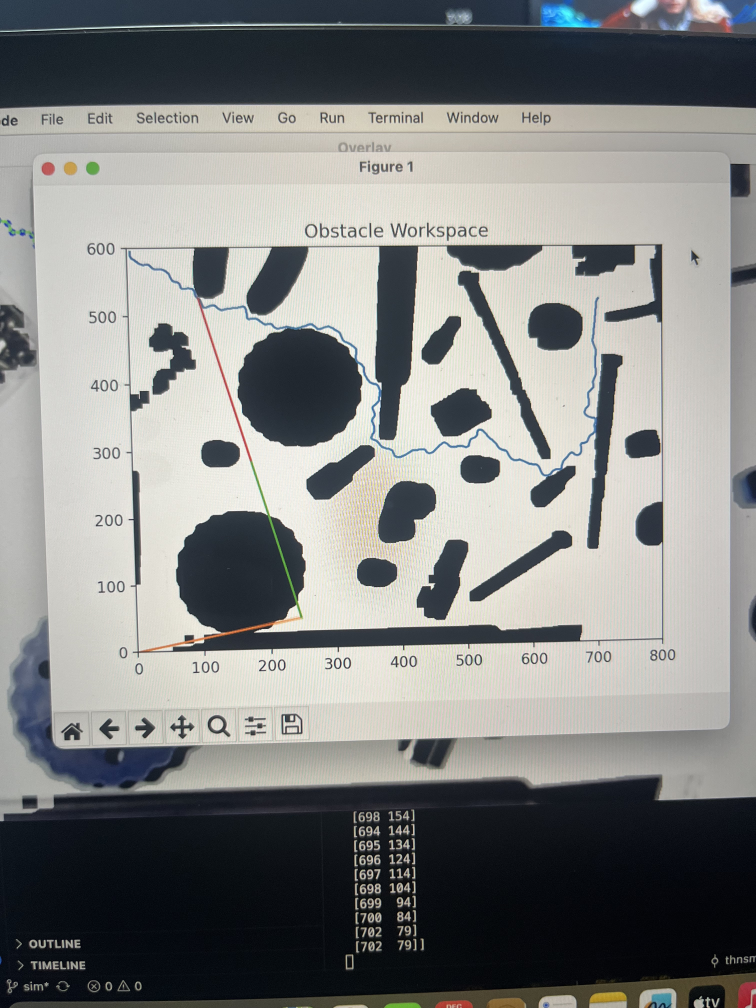
#> input picture RRT-Examples/78720538593__87F917ED-90E0-4420-9078-08B79D795CD7.jpeg, 3024 x 4032 px, given in place of the camera (shown at 1/4 size)
$ python ObstacleDetection.py
#> lines starting #> are read from the running program, lines starting #| are printed output that depends on the picture; after the words box and inside, x2 and y2 are one past the last pixel; in counts of white or black regions, pixels touching at a corner belong together
### Morphology.py
# Morphology function for obstacle mask written by Krish

import numpy as np
import cv2

def improve_obstacle_mask(fg_mask, min_contour_area = 100):
    """
    Applying morphology operations to clean up the obstacle detection
    1. Opening - removes small noise spots (erosion -> dilation)
    2. Closing - fills in holes in obstacles (dilation -> erosion)
    3. Dilation - Adds safety margin around obstacles
    4. Contour filtering - Removes artifacts below minimum area
    References: https://docs.opencv.org/4.x/d9/d61/tutorial_py_morphological_ops.html,
    https://www.geeksforgeeks.org/python/image-segmentation-using-morphological-operation/
    https://www.geeksforgeeks.org/python/find-and-draw-contours-using-opencv-python/
    """
    # Create the kernel
    kernel = np.ones((5,5), np.uint8)

    # 1. Opening: Erosion makes small noise disappear, dilation keeps real obstacles
    mask_open = cv2.morphologyEx(fg_mask, cv2.MORPH_OPEN, kernel, iterations=1)
    # 2. Closing: Dilation to fill holes, erosion to maintain obstacle shape
    mask_close = cv2.morphologyEx(mask_open, cv2.MORPH_CLOSE, kernel, iterations=2)
    # 3. Dilation: make obstacles slightly bigger so robot maintains collision-free path
    mask_safe = cv2.dilate(mask_close, kernel, iterations=2)
    # 4. Contour filtering: removes small artifacts
    contours, _ = cv2.findContours(mask_safe, cv2.RETR_EXTERNAL, cv2.CHAIN_APPROX_SIMPLE)

    # Empty mask and loop to maintain contours above minimum threshold
    mask_clean = np.zeros_like(mask_safe)
    for contour in contours:
        contour_area = cv2.contourArea(contour)
        if contour_area > min_contour_area:
            cv2.drawContours(mask_clean, [contour], -1, 255, thickness=-1)

    return mask_clean

### robot_kinematics.py

import numpy as np
import cv2

# Robot model
class Robot3R:
    def __init__(self, link_lengths, base_position):
        self.L1 = link_lengths[0]
        self.L2 = link_lengths[1]
        self.L3 = link_lengths[2]
        self.base_x, self.base_y = base_position

        print(f" Robot initialized:")
        print(f" Link 1: {self.L1} pixels")
        print(f" Link 2: {self.L2} pixels")
        print(f" Link 3: {self.L3} pixels")
        print(f" Base: ({self.base_x}, {self.base_y})")
    # FK
    # [52 lines left out: functions forward_kinematics, inverse_kinematics, not called in this run]

### ObstacleDetection.py
import cv2
import numpy as np
import matplotlib.pyplot as plt
from scipy.interpolate import CubicSpline
from RRT import rrt
from robot_kinematics import Robot3R
from Morphology import improve_obstacle_mask
from PD_control import simulate, analyze_results
import time

#I love boolean flags
capture = False #creating capture variable to be used for running single frame into RRT
dispFPS = False #display FPS debug option for tuning sampling frequency using fps
#to compare runtimes
Planned = False
sim = False
run_pd = True # True to activate PD control, false to turn off
capturedOM = None
robot = Robot3R(link_lengths=[250, 250, 250],base_position=(0, 0))
#initializing robot params *can be changed
goal = None
path = None
bestPath = None
RRT_samples = 50 #initializing num of samples output from RRT used to pick best option
step_size = 10 #step size for distance between nodes in RRT
#tuning notes: FPS average remained same between 25-200 and only saw slight
#drop off at 10. At sample size 5 avg fps = 13 and 10 fps = 15. 25 fps ~= 16
#global vars needed for scope

def flipCVCoords(x,y): #flipping y coords so plot matches cv coords
    return int(x), int(600-y)

# [24 lines left out: functions SplineInterpolate, mouse_callback, not called in this run]
#function and RRT courtesy of https://github.com/nimRobotics/RRT/blob/master/rrt.py
cv2.namedWindow("Overlay")
cv2.setMouseCallback("Overlay", mouse_callback)
cap = cv2.VideoCapture(0)
cap.set(cv2.CAP_PROP_FRAME_WIDTH,  720)
cap.set(cv2.CAP_PROP_FRAME_HEIGHT, 720)

#Locks resolution at 720p (from logi c270 - stays same for all cameras)

start = (5,5)
#define home position (can be in terms of h,w for ratios)

Threshold = 30  #Threshold identifies what is an object and what is not, 20-30 suggested range from doc but will be testable
overlayStrength = 0.3 #Strength of overlay color on detected obstacles, 0-1 range

if dispFPS:
    prev_time = time.time()
    fps = 0.0
    fpsarr = []
while True:
    ret, frame = cap.read()
#> frame is the input picture: shape (4032, 3024, 3); mean B, G, R 129.7, 131.1, 129.9
    #Reads next frames continously
    if not ret:
        break

    blur = cv2.GaussianBlur(frame, (5,5), 0)
    color_hsv = cv2.cvtColor(blur, cv2.COLOR_BGR2HSV)
#> color_hsv: shape (4032, 3024, 3); mean H, S, V 63.2, 49.3, 136.6
    white = cv2.inRange(color_hsv, (0,0,50), (180,40,255))
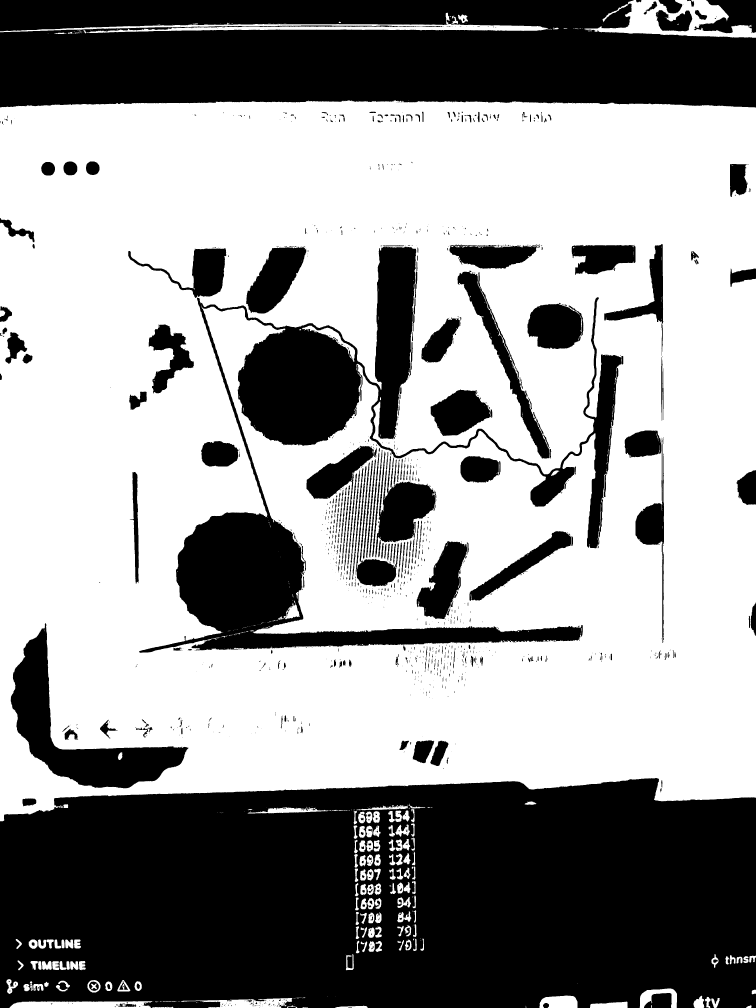
#> white: shape (4032, 3024) (shown at 1/4 size); 58.7% white; 1343 black regions (853 under 20 px), largest, box (x1, y1, x2, y2) and area: (0, 3112, 3024, 4032) 2488957, (0, 0, 3024, 430) 1135556, (556, 987, 2493, 2611) 656812
    fg_mask = cv2.bitwise_not(white)

    #implementing improve obstacle mask function to clean up mask using morphology
    obstacle_mask = fg_mask.copy()
    obstacle_mask = improve_obstacle_mask(obstacle_mask)
#> in improve_obstacle_mask, `mask_close = cv2.morphologyEx(mask_open, cv2.MORPH_CLOSE, kernel, iter..`:
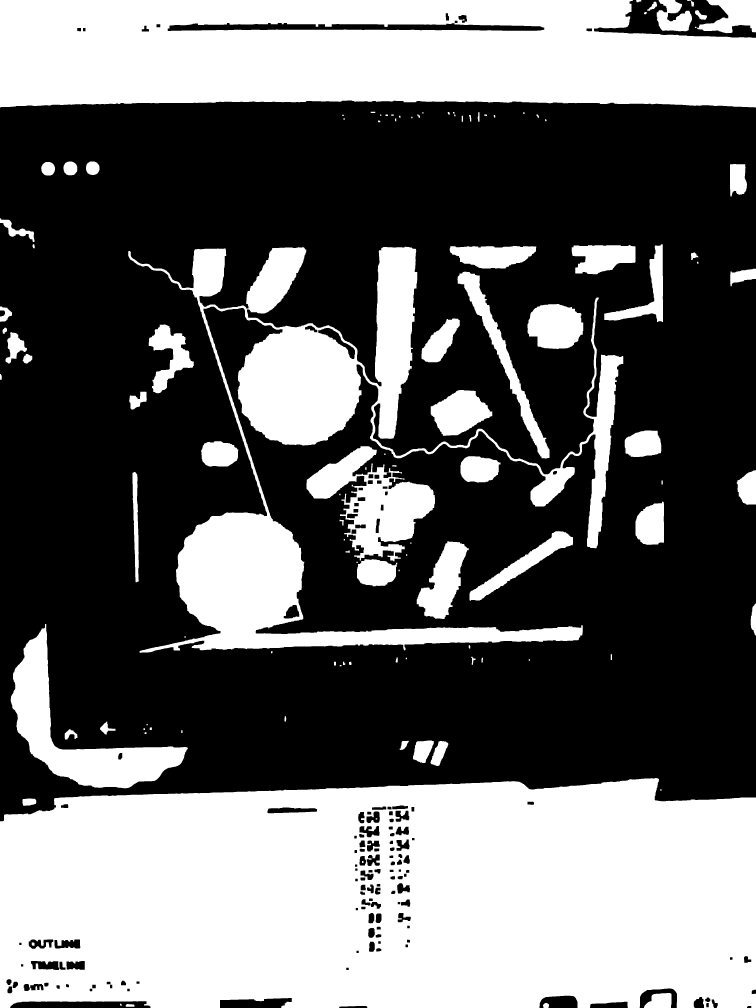
#> mask_close: shape (4032, 3024) (shown at 1/4 size); 41.3% white; 112 white regions, largest, box (x1, y1, x2, y2) and area: (0, 3112, 3024, 4032) 2516449, (0, 0, 3024, 430) 1139050, (513, 987, 2493, 2611) 721404
#> in improve_obstacle_mask, `mask_safe = cv2.dilate(mask_close, kernel, iterations=2)`:
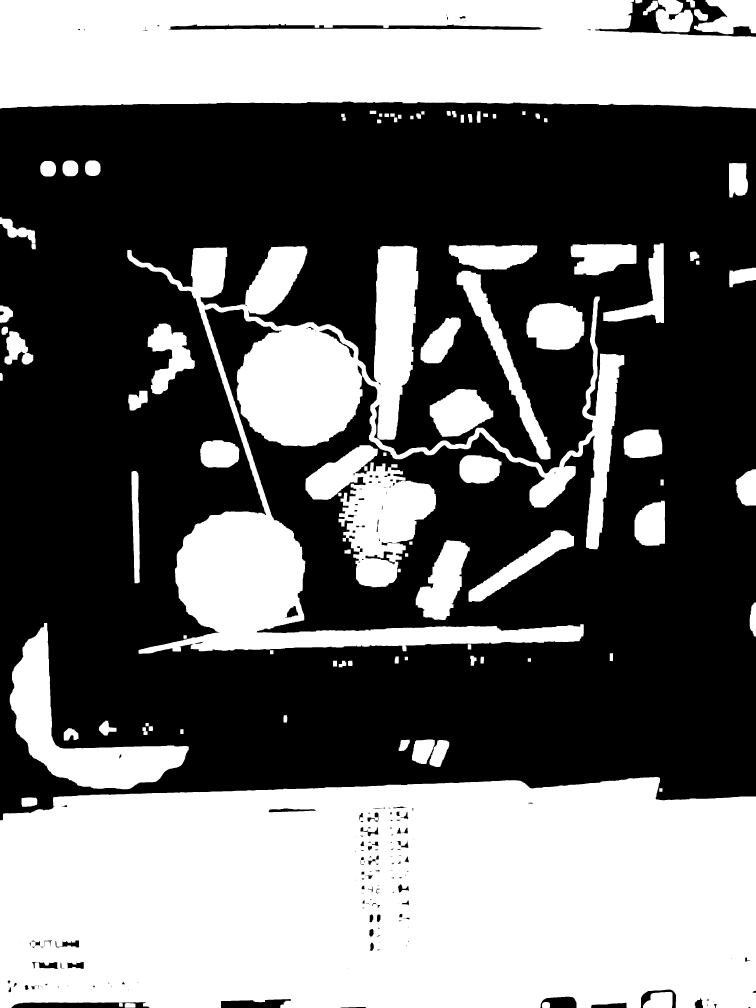
#> mask_safe: shape (4032, 3024) (shown at 1/4 size); 44% white; 101 white regions
#> in improve_obstacle_mask, `contours, _ = cv2.findContours(mask_safe, cv2.RETR_EXTERNAL, cv2.CHAIN..`: contours = 101 contours; largest, box (x1, y1, x2, y2) and area: (0, 3108, 3024, 4032) 2588717, (0, 0, 3024, 434) 1186990, (509, 983, 2497, 2615) 812660, (1222, 1781, 1744, 2349) 142764, (39, 2492, 755, 3157) 138214
#> the loop in improve_obstacle_mask, `for contour in contours:` made 101 passes
#> contour_area on passes 1, 2, 3, 4, 5, 7, 8, 9: 708, 201, 657.5, 5971, 2015.5, 2588717, 5202.5, 1339.5
#> after the loop in improve_obstacle_mask, `for contour in contours:`:
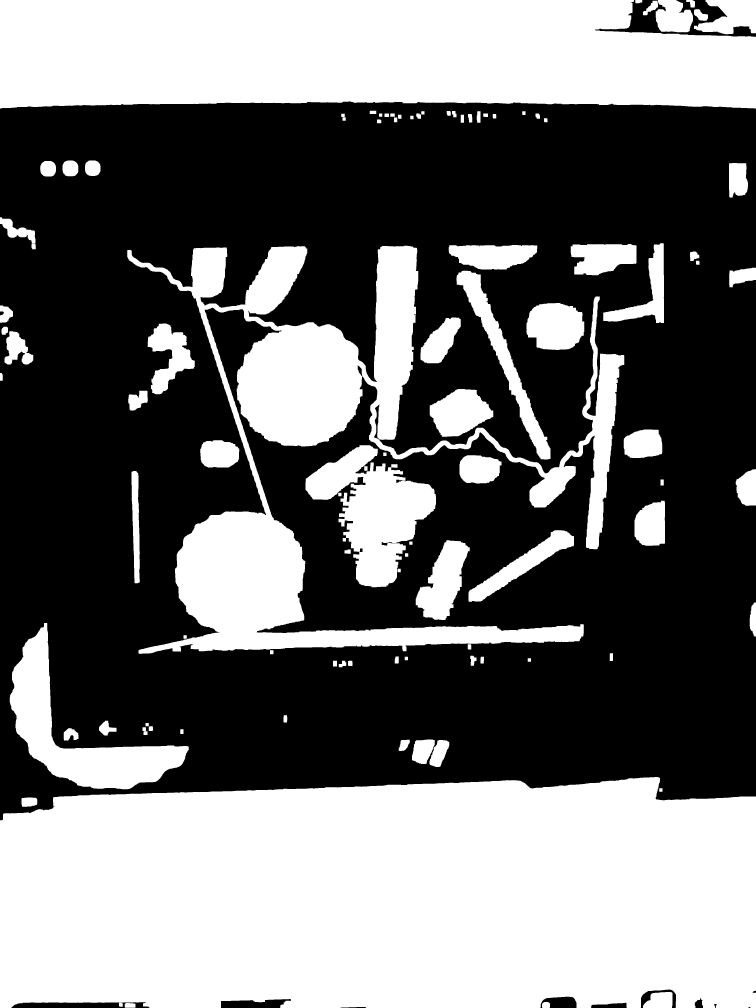
#> mask_clean: shape (4032, 3024) (shown at 1/4 size); 44.4% white; 101 white regions, largest, box (x1, y1, x2, y2) and area: (0, 3108, 3024, 4032) 2592879, (0, 0, 3024, 434) 1190605, (509, 983, 2497, 2615) 822034
    obstacle_mask = cv2.bitwise_not(obstacle_mask)
    overlay = frame.copy()
    overlay[obstacle_mask == 255] = (255, 255, 255) #sets obstacles that are black to white for overlay
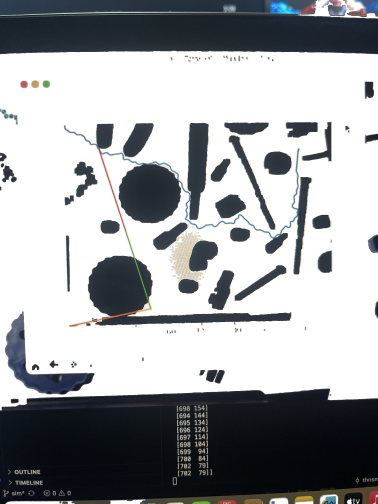
#> overlay: shape (4032, 3024, 3) (shown at 1/8 size); mean B, G, R 164.3, 161.7, 159.4
    vis = cv2.addWeighted(frame, overlayStrength, overlay, 1 - overlayStrength, 0)
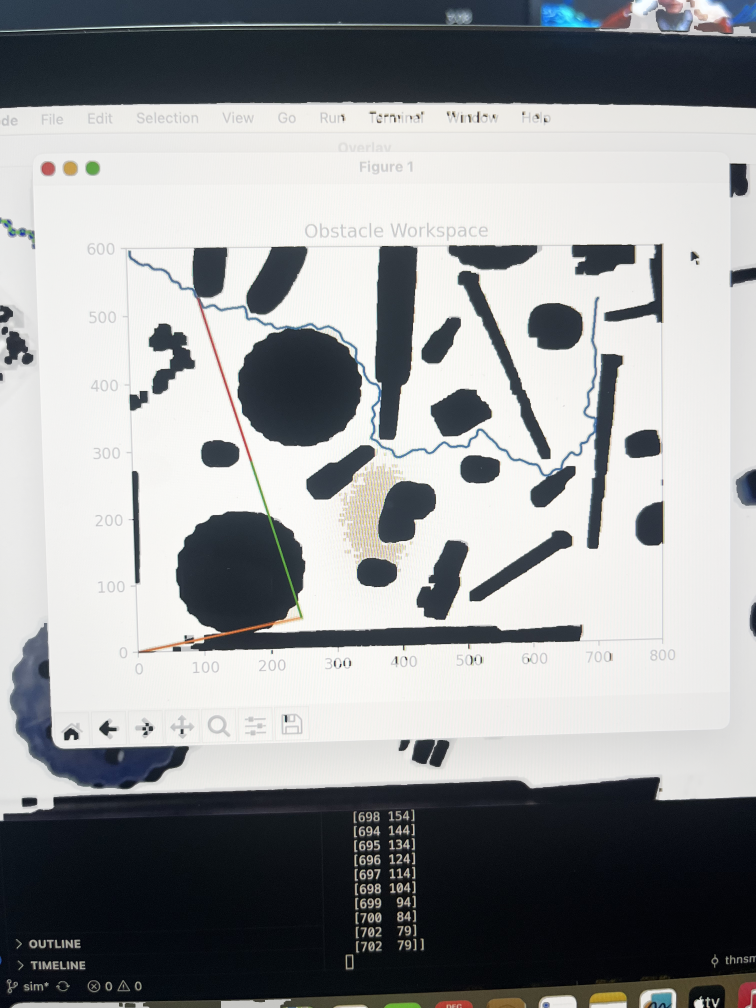
#> vis: shape (4032, 3024, 3) (shown at 1/4 size); mean B, G, R 153.9, 152.5, 150.6
    cv2.circle(vis, start, 3, (0,0,255), -1) #params as defined in circle function

    key = cv2.waitKey(1) & 0xFF #c for capture frame, esc to quit
#> (key Esc is pressed here)
    if key == ord('c'):
        capture = True
    if key == 27: #ESC to end program
        if dispFPS:
            avgfps = sum(fpsarr) / len(fpsarr)
            print(f"Average FPS: ", avgfps)
        cap.release()
        cv2.destroyAllWindows()
        break

    if goal != None:
        cv2.circle(vis, goal, 3, (0,0,255), -1)
    #drawing start point and goal point
    #Overlay outputs the detected obstacles on the original input frame
        if capture == True and Planned == False:
            compDist = 10000 #random arbitrary number to compare to, to find shortest path
            capturedFrame = frame.copy()
            capturedOM = obstacle_mask.copy()
            #before_loop = time.time() #debugging allowing for time tracking of RRT samples
            for i in range(RRT_samples):
                result = rrt(capturedOM, start, goal, step_size, robot)
                if result is None:
                    continue
                [path,dist] = result
                if dist < compDist:
                    compDist = dist
                    bestPath = path
            if bestPath is None:
                print("No path found")
                capture = False
                Planned = False
            else:
                capture = False
                Planned = True
    if Planned is True and bestPath is not None:
        #after = time.time() #debugging for tuning sampling with time results. 20 samples = 0.8s and 50 samples = 2s
        #print(after-before_loop)
        print(bestPath)
        for (x, y) in bestPath:
            cv2.circle(vis, (x, y), 3, (255, 0, 0), -1)
        cv2.circle(vis, start, 3, (0, 0, 255), -1)
        cv2.circle(vis, goal, 3, (0, 0, 255), -1)
        x_spline, y_spline = SplineInterpolate(bestPath,goal)

        splinePoints = []
        for i in range(len(x_spline)):
            xi = int(x_spline[i]) #need to be ints to use cv2.circle and plot them
            yi = int(y_spline[i])
            splinePoints.append((xi,yi))
        for x,y in splinePoints:
            cv2.circle(vis, (x, y), 1, (0, 255, 0), -1)

        cv2.imshow("Overlay",vis)
        cv2.waitKey(0)
        sim = True
        break

    if dispFPS:
        curr_time = time.time()
        diff = curr_time - prev_time
        prev_time = curr_time

        if diff > 0:
            fps = 1.0/diff
        cv2.putText(vis,f"FPS: {fps:.1f}",(10, 30),cv2.FONT_HERSHEY_SIMPLEX,1.0,(0, 255, 0),2,cv2.LINE_AA)
        fpsarr.append(fps)
        if len(fpsarr) > 1000:
            fpsarr.pop(0) #pops first fps value if array gets too big (long runtime)

    cv2.imshow("Overlay", vis)
    #cv2.imshow("Obstacle Mask", obstacle_mask)


    #Simulation portion
if sim:
    h,w = capturedOM.shape
    x_spline_flipped = []
    y_spline_flipped = []
    for x, y in zip(x_spline, y_spline):
        xw, yw = flipCVCoords(x, y)
        x_spline_flipped.append(xw)
        y_spline_flipped.append(yw)
    ##Logic from PA2: https://github.com/thnsmmrs/PA2/blob/main/PA2.py
    theta1_arr = []
    theta2_arr = []
    theta3_arr = []

    for x,y in zip(x_spline, y_spline):
        x_temp, y_temp = flipCVCoords(x,y)
        ik_solution = robot.inverse_kinematics(x_temp,y_temp)
        if ik_solution is None:
            continue #in case some of the spline is unreachable
        theta1, theta2, theta3 = ik_solution
        theta1_arr.append(theta1)
        theta2_arr.append(theta2)
        theta3_arr.append(theta3)

    # Creating trajectory for PD controller
    trajectory = [(theta1_arr[i], theta2_arr[i], theta3_arr[i])
    for i in range(len(theta1_arr))]
    # PD Trajectory Tracking
    if run_pd:
        time, q, qd, tau_initialized, q_des_trajectory, qd_des_trajectory = simulate(trajectory, dt=0.02)
    # Analyze tracking and using tracked trajectory for simulation
        errors = analyze_results(q, q_des_trajectory)
        theta1_arr = q[:, 0].tolist()
        theta2_arr = q[:, 1].tolist()
        theta3_arr = q[:, 2].tolist()
        fig,err = plt.subplots()
        err.plot(time, errors[:,0], label="Theta 1")
        err.plot(time, errors[:,1], label="Theta 2")
        err.plot(time, errors[:,2], label="Theta 3")
        err.legend()
        err.set_title("Steady State Error vs Time")
        err.set_xlabel("Time (s)")
        err.set_ylabel("Error (deg)")

    fig,graph = plt.subplots()

    graph.set_xlim(0,800)
    graph.set_ylim(0,600)
    graph.set_aspect('equal') #suggested by TA on PA2
    plt.title("Obstacle Workspace")

    graph.imshow(capturedOM, cmap ='gray', extent =[0,w,0,h])

    #graph.invert_xaxis #flip coords to match cv window
    #graph.invert_yaxis
    graph.plot(x_spline_flipped, y_spline_flipped)
    link1, = graph.plot([],[])
    link2, = graph.plot([],[])
    link3, = graph.plot([],[])

    for t1,t2,t3 in zip(theta1_arr, theta2_arr, theta3_arr):
        points = robot.forward_kinematics(t1,t2,t3)
        #running FK on 3 points at a time - using the full arrays didn't work
        #for IK or FK
        p0,p1,p2,p3 = points

        x0,y0 = p0
        x1,y1 = p1
        x2,y2 = p2
        x3,y3 = p3

        link1.set_data([x0,x1], [y0,y1])
        link2.set_data([x1,x2], [y1,y2])
        link3.set_data([x2,x3], [y2,y3])
        plt.pause(0.001)

    plt.show()
